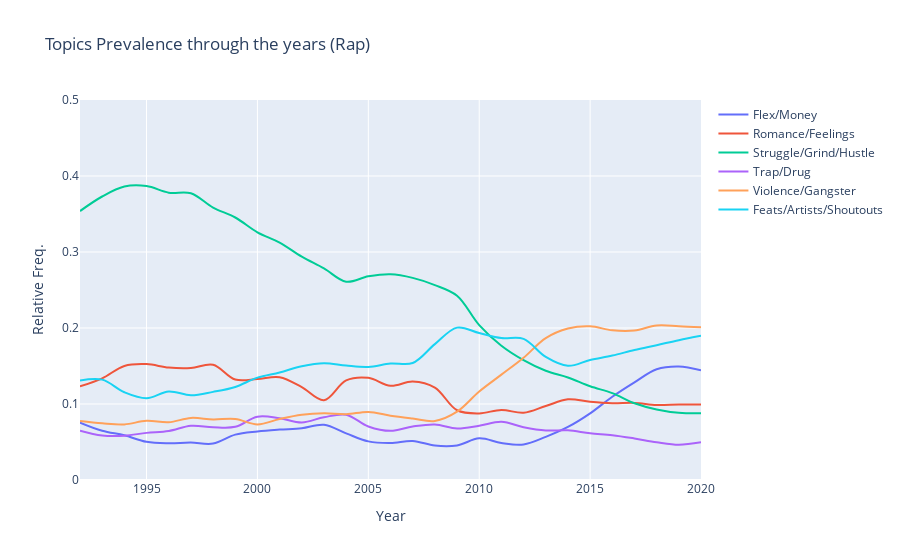

Notebook source saved alongside this figure:
### Code cell
import plotly.graph_objects as go
import numpy as np

fig = go.Figure()
fig.update_layout(yaxis_range=[0,0.5])

for t in topics:
    if t in ['Musicality/Flow/Lyricism','Party/Sexuality','Flex']:
        continue
    fig.add_trace(go.Scatter(x=df_topics_smoothed_all.track_release_year, y=df_topics_smoothed_all[t], name=t,
                    text=["tweak line smoothness<br>with 'smoothing' in line object"],
                    hoverinfo='text+name',
                    line_shape='spline'))
    
fig.update_layout(
    title="Topics Prevalence through the years (Rap)",
    xaxis_title="Year",
    yaxis_title="Relative Freq.")
fig.show()

### Figure 1 — Plotly figure (JSON) as saved in the notebook; plotly's stock layout.template omitted (floating-point values rounded to 4 significant figures)
{"data": [{"hoverinfo": "text+name", "line": {"shape": "spline"}, "name": "Flex/Money", "text": ["tweak line smoothness<br>with 'smoothing' in line object"], "type": "scatter", "x": [1992, 1993, 1994, 1995, 1996, 1997, 1998, 1999, 2000, 2001, 2002, 2003, 2004, 2005, 2006, 2007, 2008, 2009, 2010, 2011, 2012, 2013, 2014, 2015, 2016, 2017, 2018, 2019, 2020], "y": [0.07559, 0.0648, 0.05876, 0.05024, 0.04845, 0.04922, 0.04793, 0.05973, 0.06389, 0.06631, 0.0681, 0.07258, 0.0613, 0.05085, 0.04874, 0.05139, 0.04532, 0.04549, 0.05484, 0.04872, 0.04679, 0.05675, 0.06976, 0.08765, 0.1096, 0.1285, 0.1457, 0.1494, 0.1445]}, {"hoverinfo": "text+name", "line": {"shape": "spline"}, "name": "Romance/Feelings", "text": ["tweak line smoothness<br>with 'smoothing' in line object"], "type": "scatter", "x": [1992, 1993, 1994, 1995, 1996, 1997, 1998, 1999, 2000, 2001, 2002, 2003, 2004, 2005, 2006, 2007, 2008, 2009, 2010, 2011, 2012, 2013, 2014, 2015, 2016, 2017, 2018, 2019, 2020], "y": [0.1231, 0.1338, 0.1501, 0.1525, 0.1479, 0.1473, 0.1517, 0.1322, 0.1329, 0.1353, 0.1221, 0.105, 0.1311, 0.1344, 0.124, 0.1295, 0.1216, 0.09178, 0.08764, 0.09225, 0.08849, 0.09737, 0.1062, 0.1028, 0.101, 0.1015, 0.0988, 0.09945, 0.09935]}, {"hoverinfo": "text+name", "line": {"shape": "spline"}, "name": "Struggle/Grind/Hustle", "text": ["tweak line smoothness<br>with 'smoothing' in line object"], "type": "scatter", "x": [1992, 1993, 1994, 1995, 1996, 1997, 1998, 1999, 2000, 2001, 2002, 2003, 2004, 2005, 2006, 2007, 2008, 2009, 2010, 2011, 2012, 2013, 2014, 2015, 2016, 2017, 2018, 2019, 2020], "y": [0.3538, 0.373, 0.3861, 0.3867, 0.3781, 0.3772, 0.3584, 0.3454, 0.3259, 0.3123, 0.2938, 0.2784, 0.2609, 0.268, 0.2706, 0.2659, 0.2565, 0.2425, 0.2038, 0.1767, 0.1577, 0.1437, 0.1349, 0.1233, 0.1144, 0.101, 0.09287, 0.08845, 0.0878]}, {"hoverinfo": "text+name", "line": {"shape": "spline"}, "name": "Trap/Drug", "text": ["tweak line smoothness<br>with 'smoothing' in line object"], "type": "scatter", "x": [1992, 1993, 1994, 1995, 1996, 1997, 1998, 1999, 2000, 2001, 2002, 2003, 2004, 2005, 2006, 2007, 2008, 2009, 2010, 2011, 2012, 2013, 2014, 2015, 2016, 2017, 2018, 2019, 2020], "y": [0.06496, 0.05862, 0.05829, 0.06202, 0.06441, 0.07135, 0.06946, 0.06999, 0.0833, 0.08135, 0.07577, 0.08258, 0.08595, 0.07044, 0.0647, 0.07034, 0.07305, 0.06783, 0.07148, 0.07659, 0.06954, 0.06523, 0.06532, 0.06146, 0.05901, 0.0547, 0.04961, 0.04623, 0.04953]}, {"hoverinfo": "text+name", "line": {"shape": "spline"}, "name": "Violence/Gangster", "text": ["tweak line smoothness<br>with 'smoothing' in line object"], "type": "scatter", "x": [1992, 1993, 1994, 1995, 1996, 1997, 1998, 1999, 2000, 2001, 2002, 2003, 2004, 2005, 2006, 2007, 2008, 2009, 2010, 2011, 2012, 2013, 2014, 2015, 2016, 2017, 2018, 2019, 2020], "y": [0.07755, 0.07459, 0.07314, 0.07784, 0.07597, 0.08168, 0.0797, 0.08023, 0.07312, 0.08023, 0.08581, 0.0878, 0.08662, 0.08954, 0.08468, 0.08094, 0.07762, 0.08991, 0.1164, 0.1386, 0.1609, 0.1867, 0.1993, 0.2023, 0.1969, 0.1966, 0.2032, 0.2023, 0.2009]}, {"hoverinfo": "text+name", "line": {"shape": "spline"}, "name": "Feats/Artists/Shoutouts", "text": ["tweak line smoothness<br>with 'smoothing' in line object"], "type": "scatter", "x": [1992, 1993, 1994, 1995, 1996, 1997, 1998, 1999, 2000, 2001, 2002, 2003, 2004, 2005, 2006, 2007, 2008, 2009, 2010, 2011, 2012, 2013, 2014, 2015, 2016, 2017, 2018, 2019, 2020], "y": [0.131, 0.1321, 0.1155, 0.1076, 0.1166, 0.1115, 0.1159, 0.1224, 0.1347, 0.1415, 0.1497, 0.1537, 0.1505, 0.1487, 0.1533, 0.1539, 0.1788, 0.2005, 0.1934, 0.1867, 0.1857, 0.1619, 0.1503, 0.158, 0.1637, 0.1711, 0.1774, 0.1839, 0.1898]}], "layout": {"title": {"text": "Topics Prevalence through the years (Rap)"}, "xaxis": {"title": {"text": "Year"}}, "yaxis": {"range": [0, 0.5], "title": {"text": "Relative Freq."}}}}
